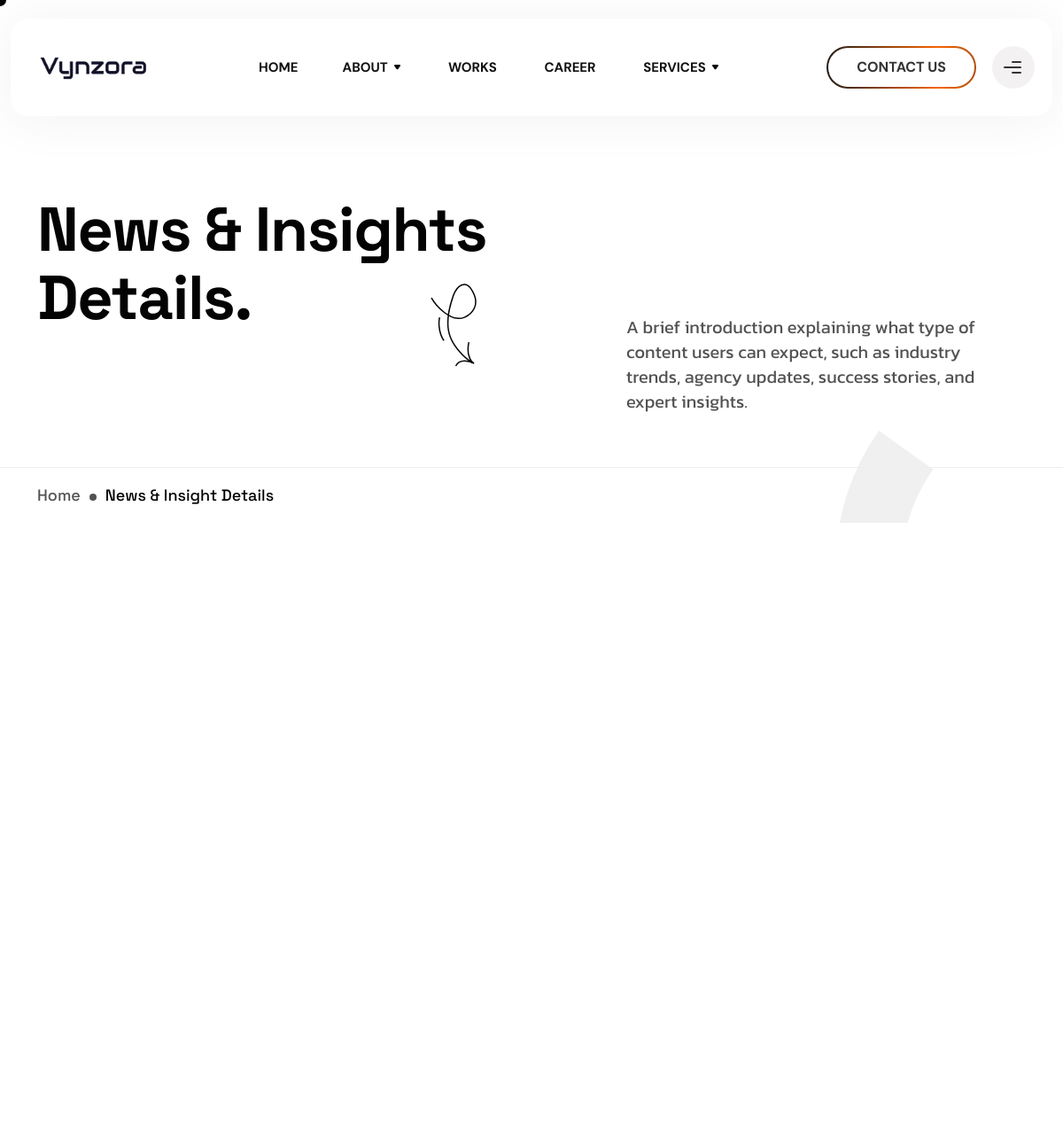
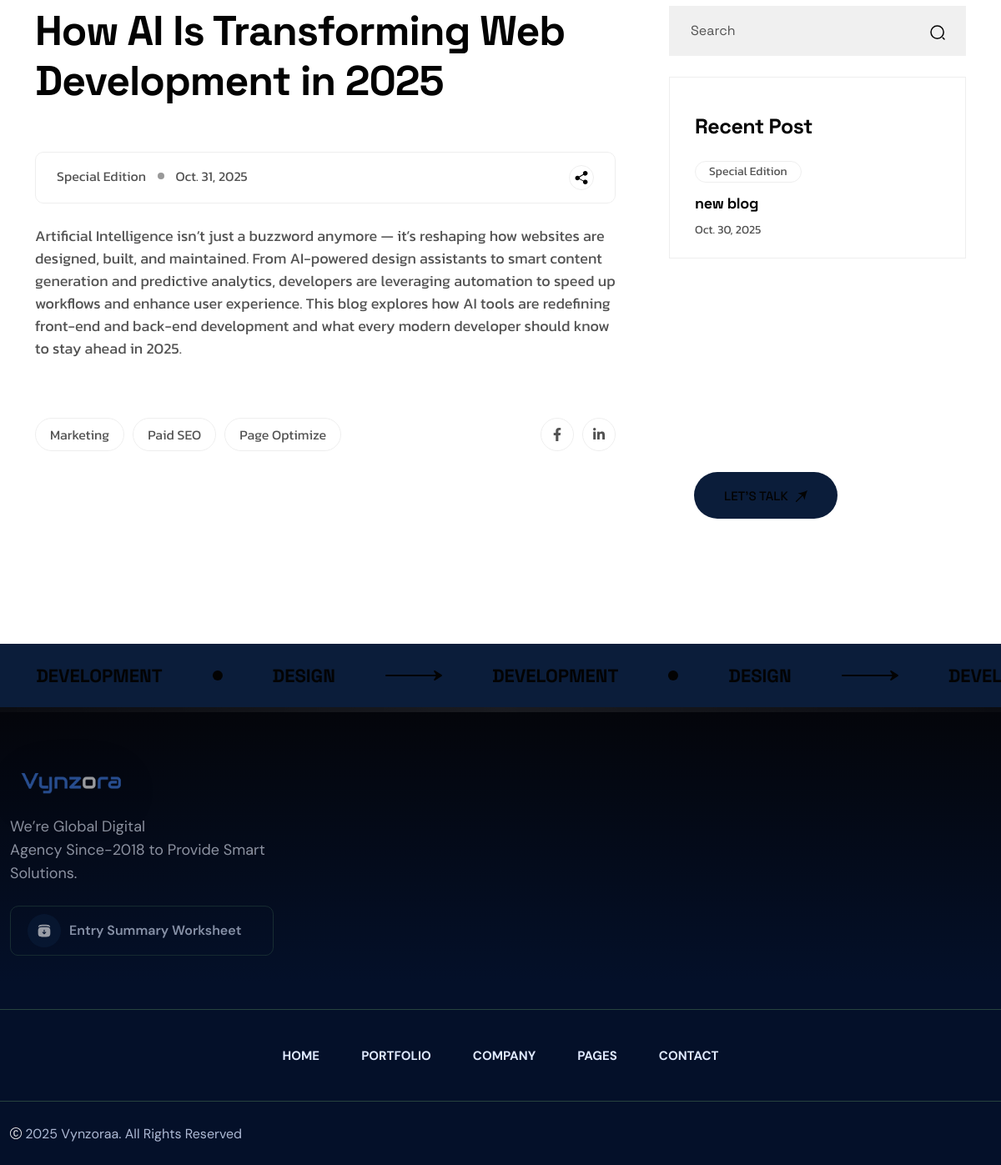
/blog/how-ai-is-transforming-web-development-in-2025/, run on the app's committed database (2 pictures, top to bottom).
### vynzora_app/models.py (models this page shows, shortened)
class Blog(models.Model):
    slug = models.SlugField(unique=True, max_length=255, help_text="Unique URL-friendly identifier for the blog")
    meta_title = models.CharField(max_length=200, help_text="SEO-friendly title for the blog")
    meta_description = models.TextField(help_text="SEO-friendly description for the blog")
    name = models.CharField(max_length=200,blank=True, null=True)
    description = models.TextField()
    image = models.ImageField(upload_to='blog_images/',blank=True, null=True)
    created_date = models.DateTimeField(default=now,blank=True, null=True)

### vynzora_app/views.py (the view)
# urls.py: path('blog/<slug:slug>/', views.blog_details, name='blog_details'),
def blog_details(request, slug):
    blog = get_object_or_404(Blog, slug=slug)  # Get blog by slug
    recent_posts = Blog.objects.exclude(id=blog.id).order_by('-created_date')[:4]  # Use blog.id instead of blog_id
    return render(request, 'home/blog_details.html', {'blog': blog,'recent_posts':recent_posts})

### templates/home/blog_details.html (shortened to what this page needs)
{% extends "home/base.html" %}
{% load static %}
{% block content %}
            <div class="tp-service-hero-area tp-service-hero-spacing p-relative z-index-1">
               <span class="tp-service-hero-shape-2 p-absolute">
                  <svg class="line-2" viewBox="0 0 402 339" fill="none" xmlns="http://www.w3.org/2000/svg">
                     <circle cx="413.5" cy="413.5" r="353.5" transform="matrix(-1 0 0 1 820 0)" stroke="#F0F0F0" stroke-width="120" />
                  </svg>
               </span>
               <div class="container">
                  <div class="row pb-45">
                     <div class="col-lg-7">
                        <div class="tp-service-hero-left p-relative z-index-1 mb-40">
                           <h2 class="fs-70 fs-lg-60 fs-xs-40">News & Insights <br>Details.</h2>
                           <span class="tp-service-hero-shape tpswing d-none d-sm-inline-block">
                           </span>
                        </div>
                     </div>
                     <div class="col-lg-5">
                        <div class="tp-service-hero-right mt-135">
                           <p class="fs-20 lh-140-per">A brief introduction explaining what type of<br> content users can expect, such as industry<br> trends, agency updates, success stories, and <br> expert insights.</p>
                        </div>
                     </div>
                  </div>
               </div>
               <div class="tp-breadcrumb-wrap">
                  <div class="container">
                     <div class="row">
                        <div class="col-12">
                           <div class="tp-breadcrumb-list">
                              <ul>
                                 <li><a href="index.html">Home</a></li>
                                 <li><span></span></li>
                                 <li>News & Insight Details</li>
                              </ul>
                           </div>
                        </div>
                     </div>
                  </div>
               </div>
            </div>
            <div class="tp-blog-banner-area tp-about-me-banner scale-up-img">
            </div>
             <div class="tp-blog-details-area pt-140 pb-90">
   <div class="container">
      <div class="row">
         <div class="col-lg-8">
            <div class="tp-postbox-wrapper mr-110 mb-50">
               <h2 class="fs-50 fs-sm-40 fs-xs-30 lh-120-per mb-55">{{ blog.name }}</h2>
               <div class="tp-blog-details-link-wrap mb-25">
                  <div class="tp-blog-details-dates mr-20 mb-10">
                     <span>Special Edition</span>
                     <span class="borders"></span>
                     <span>{{blog.created_date|date}}</span>
                  </div>
                  <div class="tp-blog-details-link mb-10">
                     <a href="#" id="shareBtn" title="Share this blog">
                     </a>
                  </div>
               </div>
               <div class="tp-blog-details-content mb-70">
                  <p class="fs-18 lh-150-per">{{blog.description}}</p>
               </div>
               <div class="tp-blog-details-tag-wrap">
                  <div class="tp-blog-details-tag mr-20 mb-10">
                     <ul>
                        <li><a href="#">Marketing</a></li>
                        <li><a href="#">Paid SEO</a></li>
                        <li><a href="#">Page Optimize</a></li>
                     </ul>
                  </div>
                  <div class="tp-blog-details-social mb-10">
                     <ul>
                        <li><a href="#"><i class="fa-brands fa-facebook-f"></i></a></li>
                        <li><a href="#"><i class="fa-brands fa-linkedin-in"></i></a></li>
                     </ul>
                  </div>
               </div>
            </div>
         </div>
         <div class="col-lg-4">
            <div class="tp-sidebar-wrap mb-50">
               <div class="tp-sidebar-search mb-25">
                  <form action="#">
                     <div class="tp-sidebar-search-input">
                        <input type="text" placeholder="Search">
                        <button type="submit">
                        </button>
                     </div>
                  </form>
               </div>
               <div class="tp-sidebar-widget mb-30">
    <h3 class="tp-sidebar-widget-title mb-25">Recent Post</h3>
    {% for recent in recent_posts %}
    <div class="tp-sidebar-rc-post mb-15">
        <a href="#" class="tp-sidebar-rc-post-tag mb-15">Special Edition</a>
        <h4 class="tp-sidebar-rc-post-title">
            <a class="underline-black" href="{% url 'blog_details' slug=recent.slug %}">{{ recent.name }}</a>
        </h4>
        <span class="tp-sidebar-rc-post-dates">{{ recent.created_date|date }}</span>
    </div>
    {% endfor %}
</div>
               <div class="tp-sidebar-banner bg-position" data-background="assets/img/blog/postbox/bg.jpg">
                  <h4 class="tp-text-common-white fs-25 mb-65">Ready to optimize your marketing funnel for growth?</h4>
                  <a href="contact-light.html" class="tp-btn-sm d-inline-block tp-left-right fw-500 tp-ff-heading fs-15 text-uppercase tp-text-common-black tp-bg-theme-primary tp-round-36">
                     <span class="mr10 td-text d-inline-block mr-5">Let's Talk</span>
                     <span class="tp-arrow-angle">
                     </span>
                  </a>
               </div>
            </div>
         </div>
      </div>
   </div>
</div>
            <div class="tp-text-slider-area pt-25 pb-25 tp-bg-theme-primary">
               <div class="swiper-container tp-text-slider-active">
                  <div class="swiper-wrapper slide-transtion">
                     <div class="swiper-slide">
                        <div class="tp-text-slider-item">
                           <span>Design</span>
                           <span class="icons">
                           </span>
                           <span>development</span>
                           <span class="borders"></span>
                        </div>
                     </div>
                     <div class="swiper-slide">
                        <div class="tp-text-slider-item">
                           <span>Design</span>
                           <span class="icons">
                           </span>
                           <span>development</span>
                        </div>
                     </div>
                     <div class="swiper-slide">
                        <div class="tp-text-slider-item">
                           <span class="icons">
                           </span>
                           <span>development</span>
                           <span class="borders"></span>
                        </div>
                     </div>
                  </div>
               </div>
            </div>
{% endblock %}

### static/assets/css/spacing.css (style rules this page uses)
.mt-135 { margin-top:135px }
.mb-10 { margin-bottom:10px }
.mb-15 { margin-bottom:15px }
.mb-25 { margin-bottom:25px }
.mb-30 { margin-bottom:30px }
.mb-40 { margin-bottom:40px }
.mb-50 { margin-bottom:50px }
.mb-55 { margin-bottom:55px }
.mb-65 { margin-bottom:65px }
.mb-70 { margin-bottom:70px }
.mr-5 { margin-right:5px }
.mr-20 { margin-right:20px }
.mr-110 { margin-right:110px }
.pt-25 { padding-top:25px }
.pt-140 { padding-top:140px }
.pb-25 { padding-bottom:25px }
.pb-45 { padding-bottom:45px }
.pb-90 { padding-bottom:90px }

### data on the page
Blog: name "How AI Is Transforming Web Development in 2025", created_date "Oct. 31, 2025", description "Artificial Intelligence isn’t just a buzzword anymore — it’s reshaping how websites are designed, built, and maintained. From AI-powered design assistants to smart content generation and predictive analytics, developers are leveraging automation to speed up workflows and enhance user experience. This blog explores how AI tools are redefining front-end and back-end development and what every modern developer should know to stay ahead in 2025."
Blog: name "new blog", created_date "Oct. 30, 2025"
